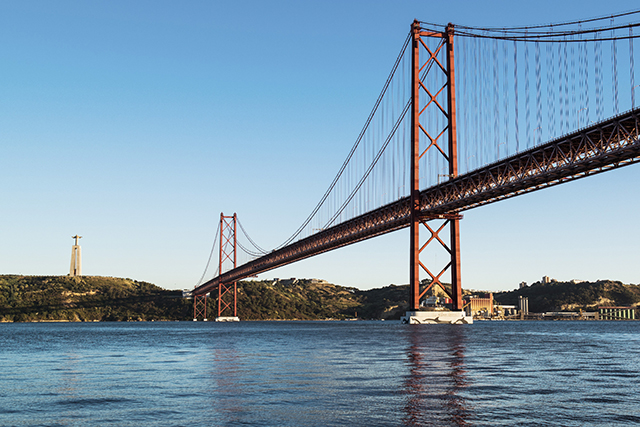
#> input picture py_curso_openVC/openCV_ex_prog/imgs/ponte.jpg, 640 x 427 px
$ python ex_openCV_21.py
#> lines starting #> are read from the running program, lines starting #| are printed output that depends on the picture
from matplotlib import pyplot as plt
import cv2

img = cv2.imread('imgs/ponte.jpg')
#> img is the input picture: shape (427, 640, 3); mean B, G, R 172, 151.6, 124.8
img = cv2.cvtColor(img, cv2.COLOR_BGR2GRAY)
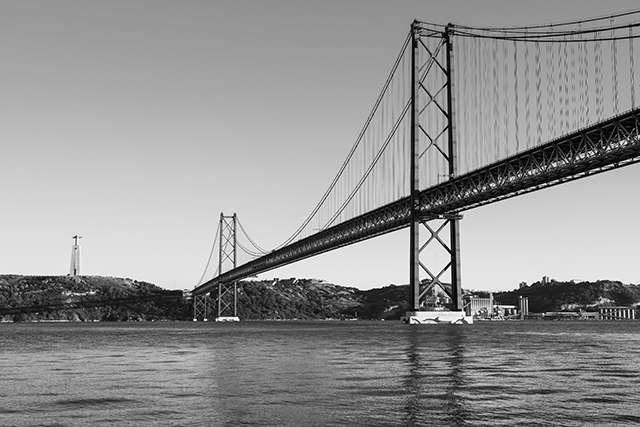
#> img: shape (427, 640); min 0, max 255, mean 145.9
cv2.imshow('Original BW', img)
h_eq = cv2.equalizeHist(img)
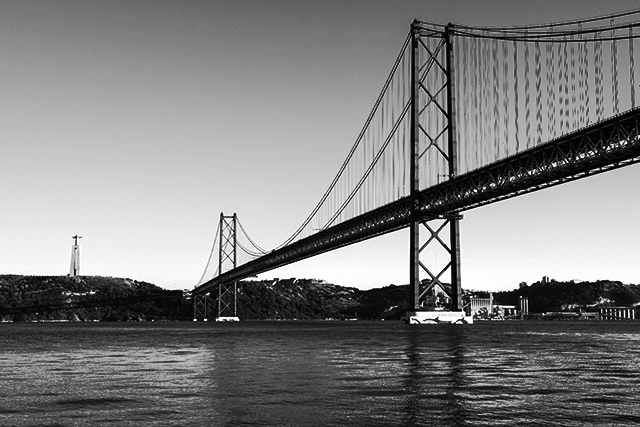
#> h_eq: shape (427, 640); min 0, max 255, mean 128.1
cv2.imshow('Imagem equalizada', h_eq)

plt.figure(0)
plt.title("Histograma Original")
plt.xlabel("Intensidade")
plt.ylabel("Qtde de Pixels")
plt.hist(img.ravel(), 256, [0,256])
plt.xlim([0, 256])
plt.show(0)
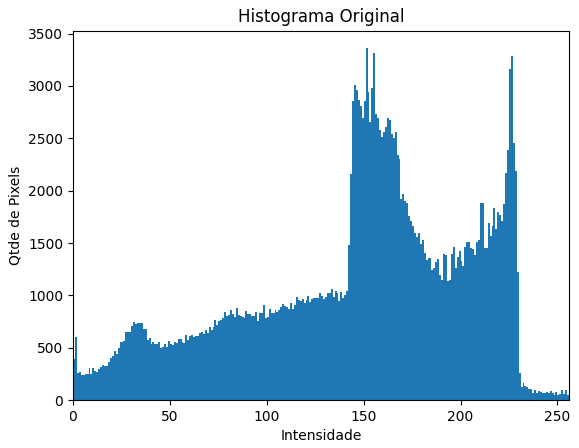
#> figure drawn by matplotlib, 1 panel; tallest bar 3360 high, from x = 151 to 152

plt.figure(1)
plt.title("Histograma Equalizado")
plt.xlabel("Intensidade")
plt.ylabel("Qtde de Pixels")
plt.hist(h_eq.ravel(), 256, [0,256])
plt.xlim([0, 256])
plt.show(1)
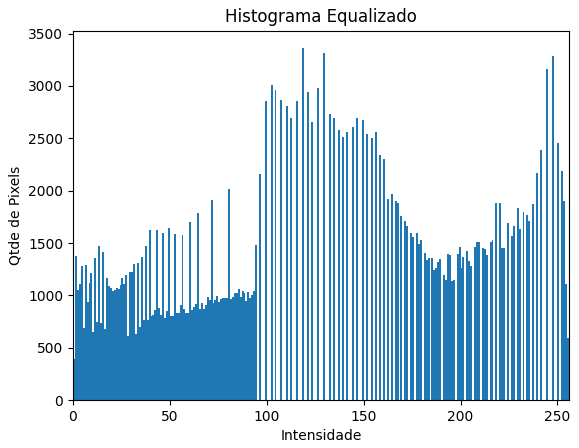
#> figure drawn by matplotlib, 1 panel; tallest bar 3360 high, from x = 118 to 119

cv2.waitKey(0)
cv2.destroyAllWindows()
# On Mac need to force to destroyAllWindows.
cv2.waitKey(1)

$ run again, with py_curso_openVC/openCV_ex_prog/imgs/bia.jpg copied over py_curso_openVC/openCV_ex_prog/imgs/ponte.jpg
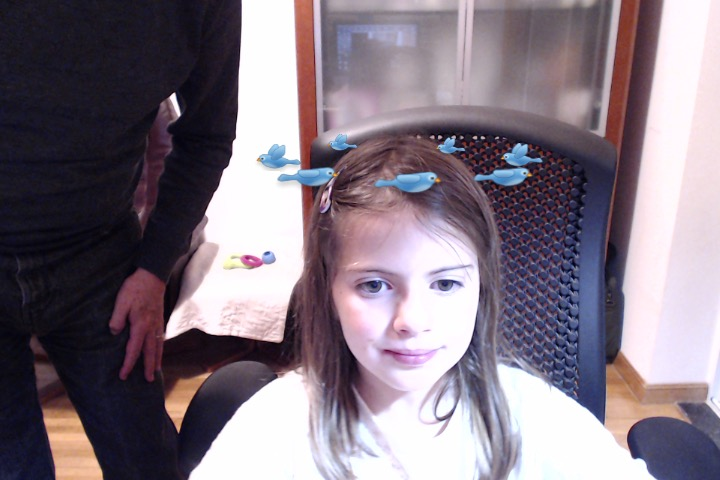
#> input picture py_curso_openVC/openCV_ex_prog/imgs/bia.jpg, 720 x 480 px
#> img is the input picture: shape (480, 720, 3); mean B, G, R 130, 118.4, 129.8
#> img: shape (480, 720)
#> `h_eq = cv2.equalizeHist(img)`:
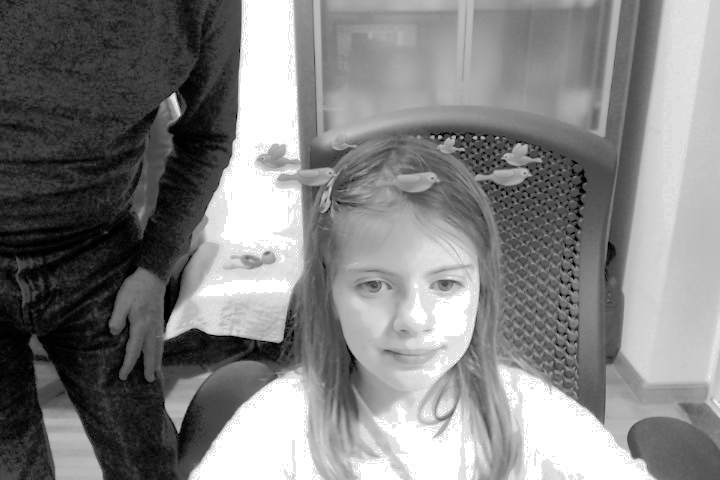
#> h_eq: shape (480, 720); min 0, max 255, mean 129.5
#> `plt.show(1)`:
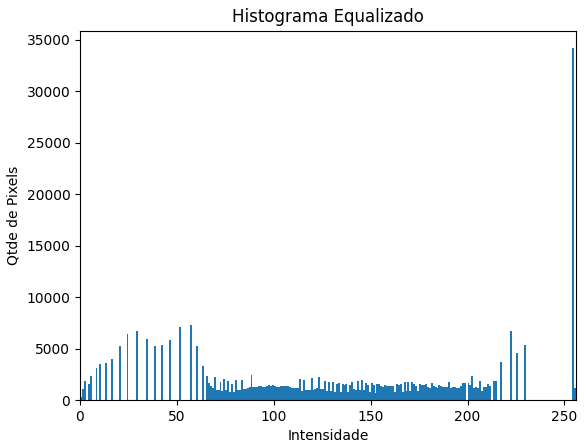
#> figure drawn by matplotlib, 1 panel; tallest bar 34163 high, from x = 254 to 255

$ run again, with py_curso_openVC/openCV_ex_prog/imgs/caras.jpg copied over py_curso_openVC/openCV_ex_prog/imgs/ponte.jpg
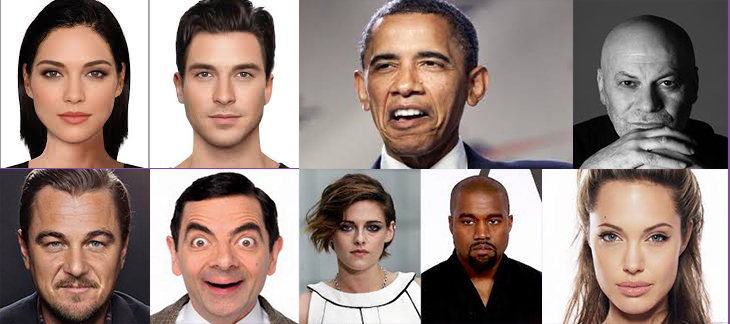
#> input picture py_curso_openVC/openCV_ex_prog/imgs/caras.jpg, 730 x 324 px
#> img is the input picture: shape (324, 730, 3); mean B, G, R 126.4, 133.1, 151.4
#> img: shape (324, 730)
#> `h_eq = cv2.equalizeHist(img)`:
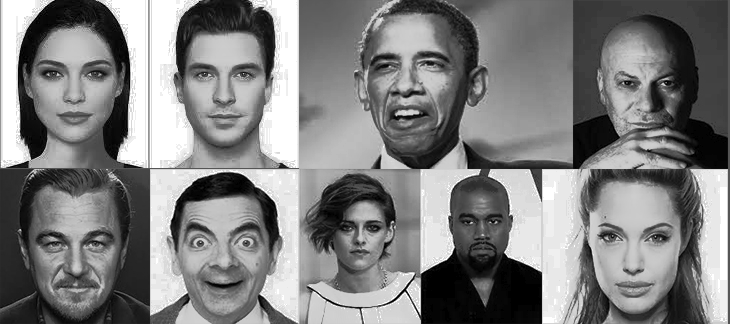
#> h_eq: shape (324, 730); min 0, max 255, mean 127.3
#> `plt.show(1)`:
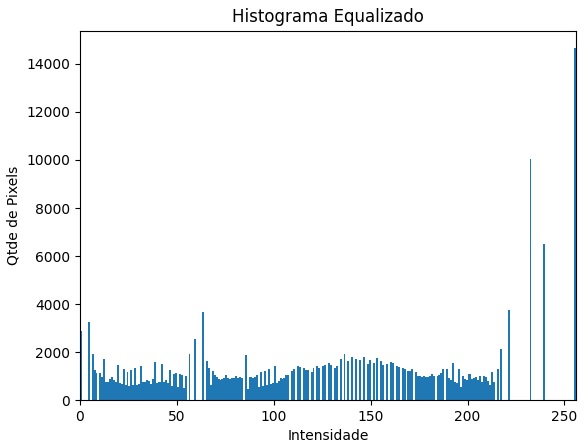
#> figure drawn by matplotlib, 1 panel; tallest bar 14654 high, from x = 255 to 256
